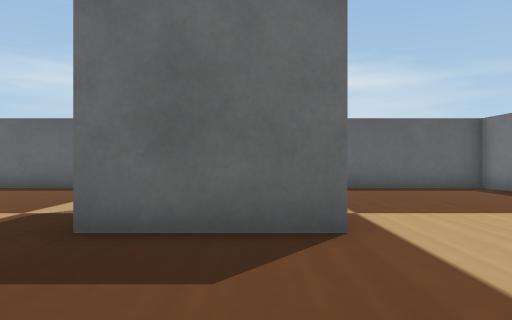
view 1 (above)

20 first-person views from a walk through a robot-simulator world made for Webots. The camera is 0.04 m above the floor, looks level and sees 70° across. The floor is counted in squares, 0.05 m on a side. Each view is taken from the middle of a square. On the plan, view 1 faces up. The plan holds only what a view shows up to about 11 squares ahead; the rest is blank. Robots are left out. Webots' stock objects and surfaces are drawn as simple stand-ins.

view 2
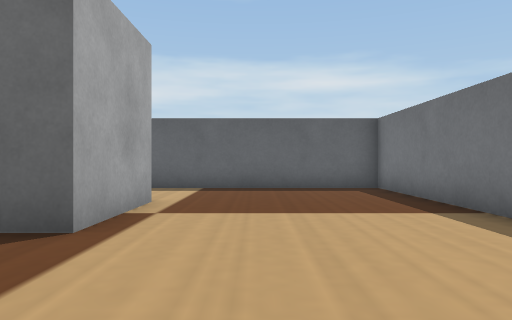

view 3
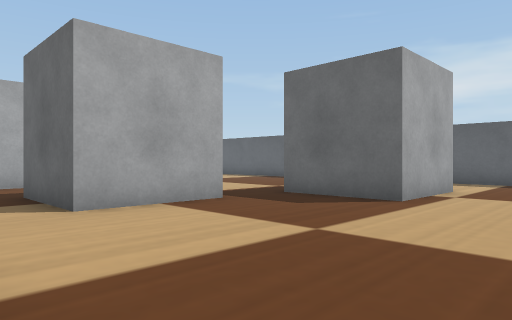

view 4
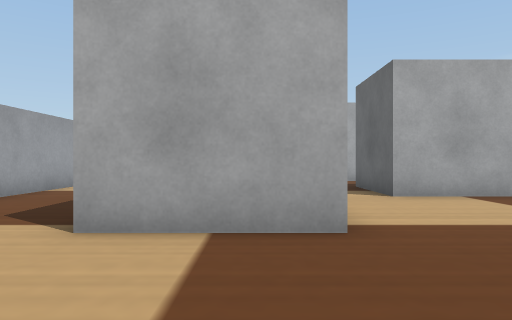

view 5
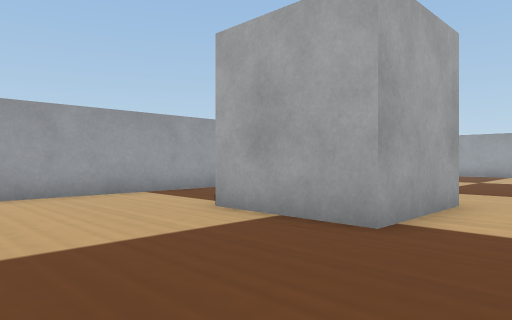

view 6
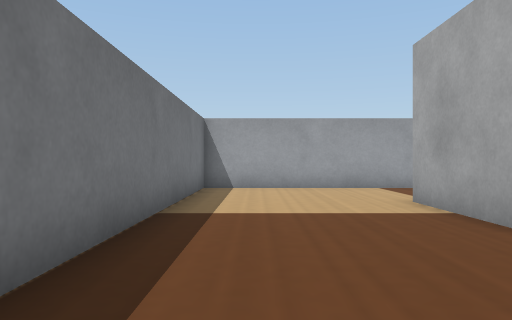

view 7
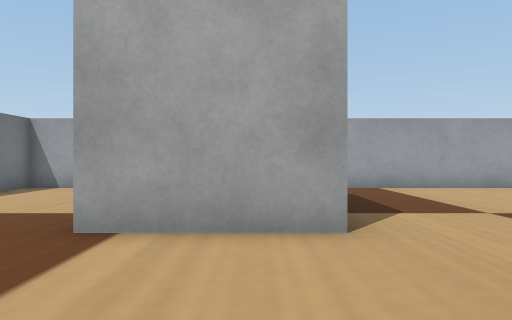

view 8
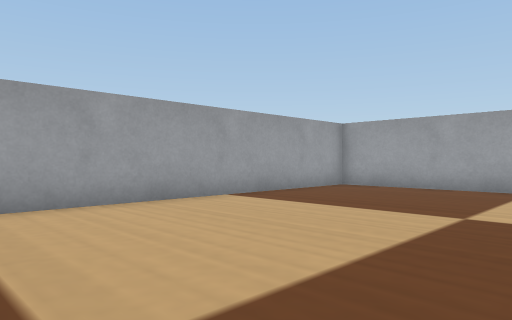

view 9
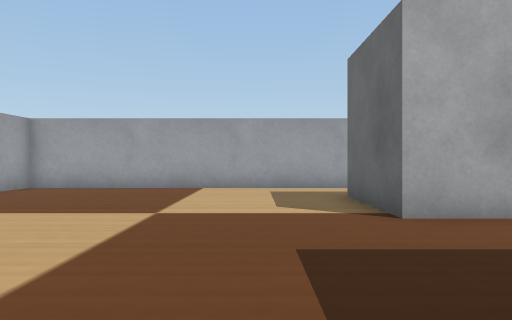

view 10
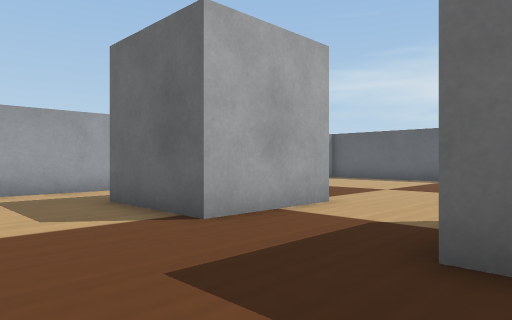

view 11
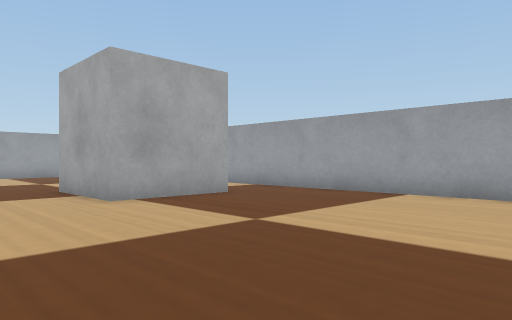

view 12
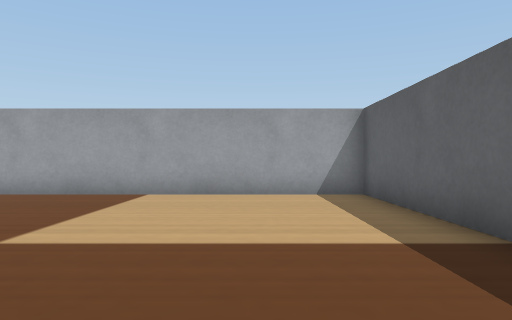

view 13
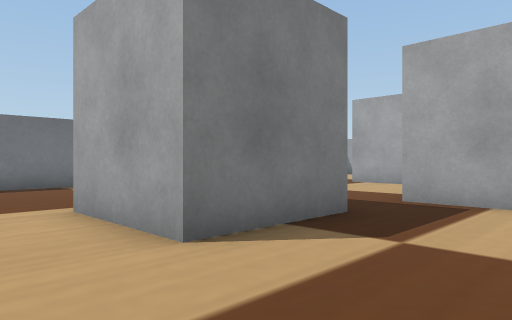

view 14
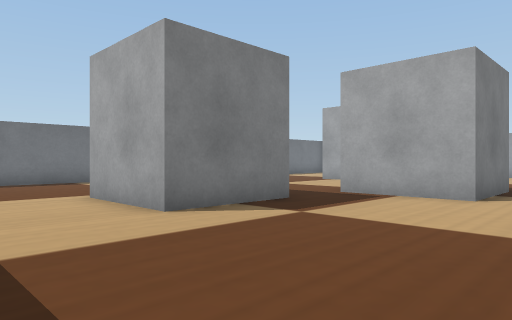

view 15
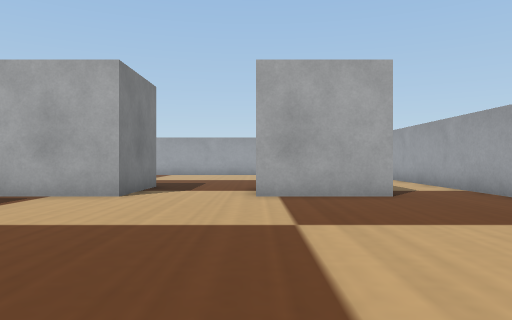

view 16
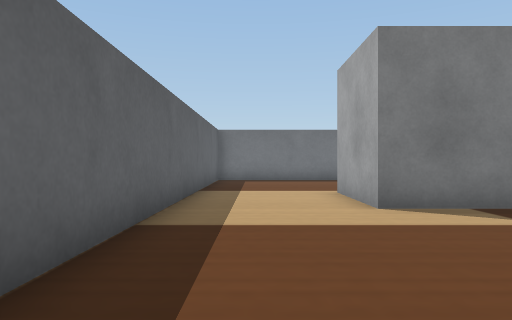

view 17
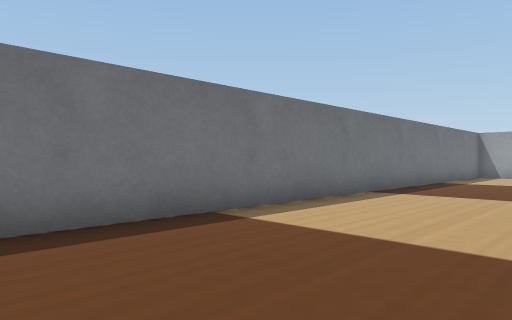

view 18
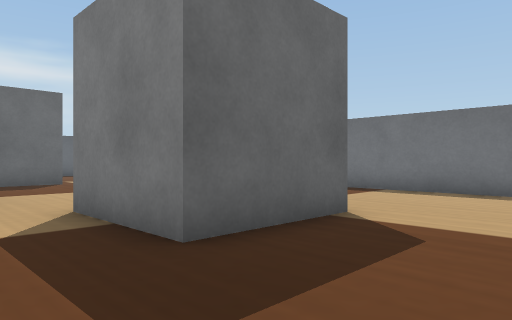

view 19
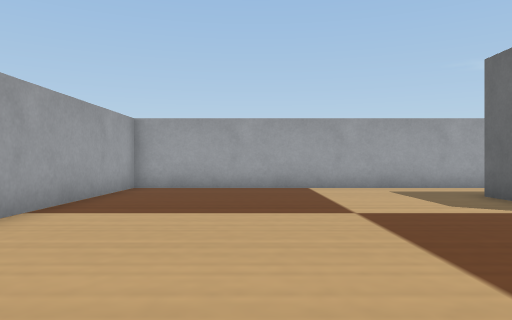

view 20
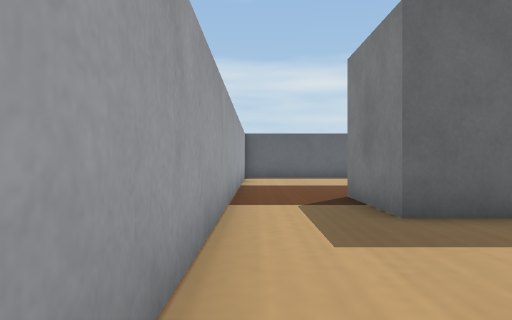

### Floor plan
Key: @ floor where view 1 was taken; # wall or solid block; . floor; B grey box.
Columns run from 14 left of view 1 to 7 right of it. Each row starts with its distance up from view 1.
 11 ######################
 10 #....................#
  9 #....................#
  8 #....................#
  7 #...........BBBB.....#
  6 #...........B  B.....#
  5 #...........B  B.....#
  4 #...........BBBB.....#
  3 #....................#
  2 #..BBBB..BBBB........#
  1 #..B  B..B  B........#
  0 #..B  B..B  B.@......#
 -1 #..BBBB..BBBB........#
 -2 #....................#
 -3 #............BBBB....#
 -4 #............B  B....#
 -5 #............B  B....#
 -6 #............BBBB....#
 -7 #....................#
 -8 #....................#
 -9 #....................#
-10 ######################

Where each view was taken, in squares from view 1:
view 1: 0 up, 0 right, facing up
view 2: 0 up, 3 right, facing up
view 3: 3 down, 4 right, facing up-left
view 4: 4 down, 6 right, facing left
view 5: 1 down, 6 right, facing down-left
view 6: 1 up, 5 right, facing down
view 7: 1 up, 0 right, facing down
view 8: 3 down, 3 left, facing down-left
view 9: 3 down, 3 left, facing left
view 10: 4 down, 4 left, facing up-left
view 11: 9 up, 5 left, facing down-left
view 12: 8 up, 5 left, facing left
view 13: 9 up, 5 left, facing down-right
view 14: 10 up, 7 left, facing down-right
view 15: 10 up, 8 left, facing down
view 16: 9 up, 8 left, facing right
view 17: 9 up, 2 right, facing down-right
view 18: 9 down, 3 left, facing up-right
view 19: 6 down, 3 left, facing left
view 20: 6 down, 13 left, facing up
